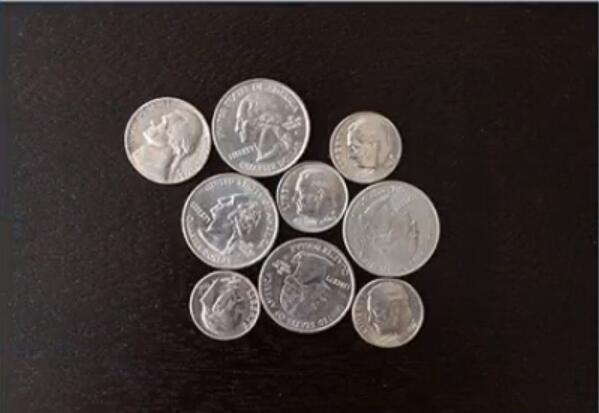
#> input picture 28-分水岭操作/分水岭操作/example.jpg, 599 x 413 px
$ python '分水岭操作.py'
#> lines starting #> are read from the running program, lines starting #| are printed output that depends on the picture; after the words box and inside, x2 and y2 are one past the last pixel; in counts of white or black regions, pixels touching at a corner belong together
#> further down, src is the input picture: shape (413, 599, 3); mean B, G, R 51.4, 53, 61
import cv2 as cv
import numpy as np


# 分水岭操作
# 分水岭分割流程：图像->灰度->二值->距离变换->寻找种子->生成Marker->分水岭变换->输出
def watershed_demo():
    # remove noise if any
    print(src.shape)
#| (413, 599, 3)
    blurred = cv.pyrMeanShiftFiltering(src, 10, 100)  # 均值偏移滤波  空间窗的半径、色彩窗的半径
    # gray \ binary image
    gray = cv.cvtColor(blurred, cv.COLOR_BGR2GRAY)
    ret, binary = cv.threshold(gray, 0, 255, cv.THRESH_BINARY | cv.THRESH_OTSU)  # 图像二值化
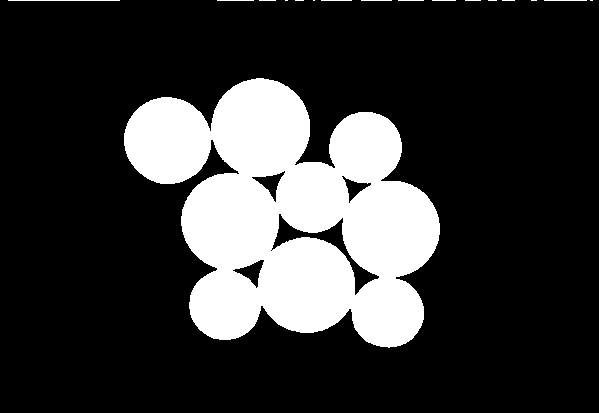
#> binary: shape (413, 599); 21.2% white; 17 white regions (9 under 20 px), largest, box (x1, y1, x2, y2) and area: (124, 78, 440, 348) 52164, (8, 0, 120, 1) 112, (544, 0, 587, 1) 43
#> ret = 87
    cv.imshow("binary image", binary)

    # morphologyEx operation 形态学操作
    kernel = cv.getStructuringElement(cv.MORPH_RECT, (3, 3))  # 结构元素
    mb = cv.morphologyEx(binary, cv.MORPH_OPEN, kernel, iterations=2)  # 开操作  迭代次数
#> mb: shape (413, 599); 21.1% white; 1 white region, box (x1, y1, x2, y2) and area: (124, 78, 440, 347) 52160
    sure_bg = cv.dilate(mb, kernel, iterations=3)  # 腐蚀次数
#> sure_bg: shape (413, 599); 24% white; 1 white region, box (x1, y1, x2, y2) and area: (121, 75, 443, 350) 59429
    cv.imshow("sure_bg image", sure_bg)

    # distance transform
    dist = cv.distanceTransform(mb, cv.DIST_L2, 3)  # 距离变换函数, 3 : 距离变换掩码矩阵的大小
    dist_output = cv.normalize(dist, 0, 1.0, cv.NORM_MINMAX)  # 归一化数据
    cv.imshow("distance_t", dist_output*50)

    ret, surface = cv.threshold(dist, dist.max()*0.6, 255, cv.THRESH_BINARY)  # 图像二值化
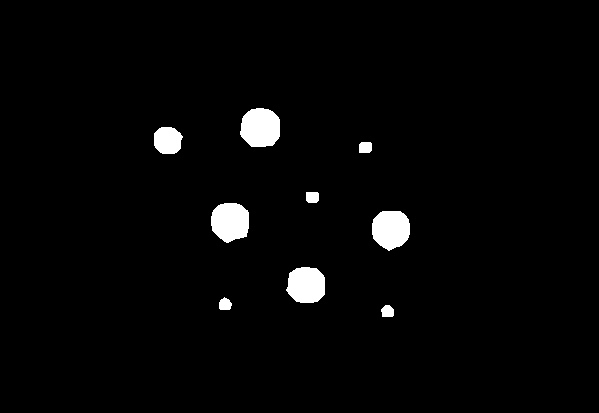
#> surface: shape (413, 599) float32; 2.4% white; 9 white regions, largest, box (x1, y1, x2, y2) and area: (240, 108, 280, 147) 1289, (211, 203, 249, 243) 1223, (372, 211, 410, 251) 1205
#> ret = 28.65
    cv.imshow("surface_bin", surface)

    # find maskers
    surface_fg = np.uint8(surface)

    unknown = cv.subtract(sure_bg, surface_fg)
#> unknown: shape (413, 599); 21.6% white; 1 white region, box (x1, y1, x2, y2) and area: (121, 75, 443, 350) 53384
    ret, markers = cv.connectedComponents(surface_fg)  # 设置种子
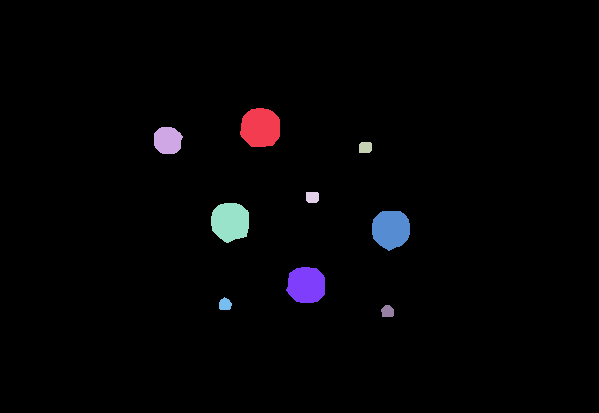
#> markers: shape (413, 599) int32; 10 distinct labels, from 0 to 9; one colour per label, 0 black
#> ret = 10
    print(ret)
#| 10

    # watershed transform
    markers = markers + 1
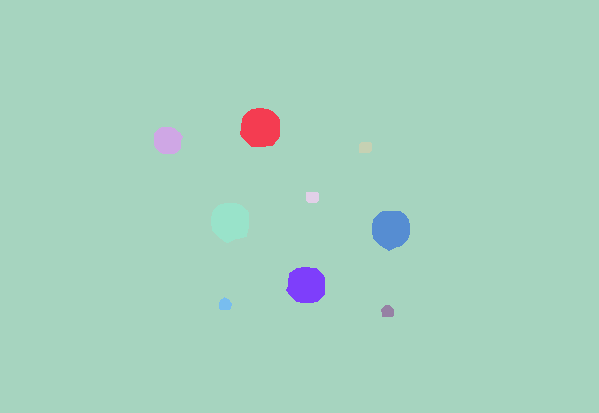
#> markers: shape (413, 599) int32; 10 distinct labels, from 1 to 10; one colour per label, 0 black
    markers[unknown == 255] = 0
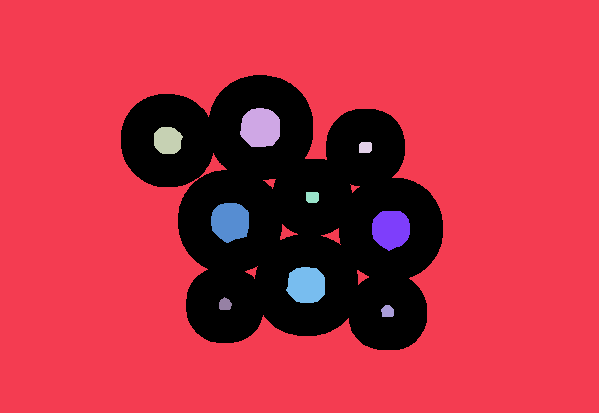
#> markers: shape (413, 599) int32; 11 distinct labels, from 0 to 10; one colour per label, 0 black
    markers = cv.watershed(src, markers=markers)
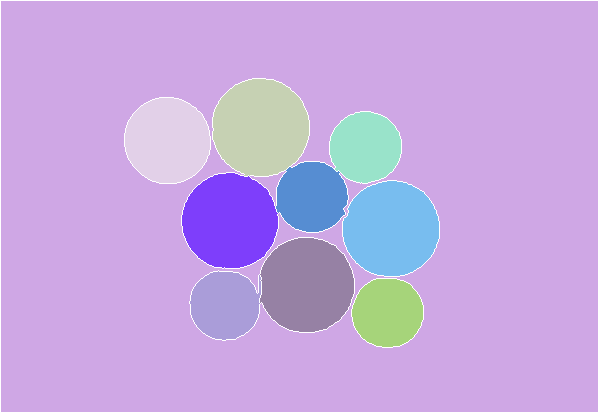
#> markers: shape (413, 599) int32; 11 distinct labels, from -1 to 10; one colour per label, 0 black, -1 white
    src[markers == -1] = [0, 255, 255]
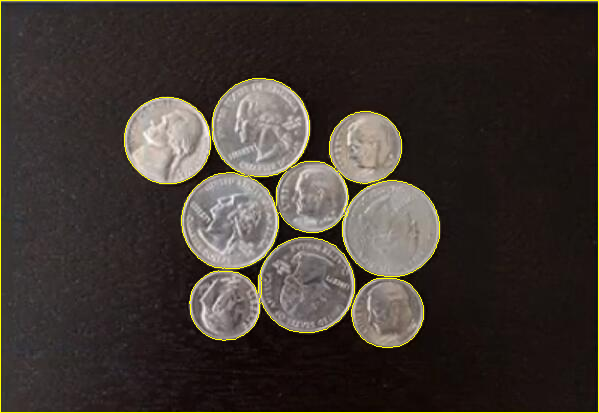
#> src: shape (413, 599, 3); 1.69% of pixels changed, all inside (x1, y1, x2, y2) = (0, 0, 599, 413)
    cv.imshow("result", src)


print("------Hello------")
src = cv.imread("example.jpg")
cv.imshow("image", src)

watershed_demo()

cv.waitKey(0)
cv.destroyAllWindows()
